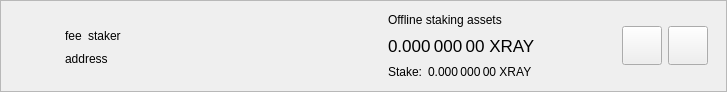
<?xml version="1.0" encoding="UTF-8"?>
<ui version="4.0">
 <class>DelegationItemWidget</class>
 <widget class="QWidget" name="DelegationItemWidget">
  <property name="geometry">
   <rect>
    <x>0</x>
    <y>0</y>
    <width>727</width>
    <height>92</height>
   </rect>
  </property>
  <property name="sizePolicy">
   <sizepolicy hsizetype="Preferred" vsizetype="Maximum">
    <horstretch>0</horstretch>
    <verstretch>0</verstretch>
   </sizepolicy>
  </property>
  <property name="windowTitle">
   <string>Form</string>
  </property>
  <layout class="QVBoxLayout" name="verticalLayout_2">
   <property name="spacing">
    <number>0</number>
   </property>
   <property name="leftMargin">
    <number>0</number>
   </property>
   <property name="topMargin">
    <number>0</number>
   </property>
   <property name="rightMargin">
    <number>0</number>
   </property>
   <property name="bottomMargin">
    <number>0</number>
   </property>
   <item>
    <widget class="QFrame" name="delegationItemFrame">
     <property name="frameShape">
      <enum>QFrame::StyledPanel</enum>
     </property>
     <property name="frameShadow">
      <enum>QFrame::Raised</enum>
     </property>
     <layout class="QHBoxLayout" name="horizontalLayout">
      <property name="topMargin">
       <number>0</number>
      </property>
      <property name="bottomMargin">
       <number>0</number>
      </property>
      <item>
       <widget class="QLabel" name="delegationLogo">
        <property name="sizePolicy">
         <sizepolicy hsizetype="Fixed" vsizetype="Fixed">
          <horstretch>0</horstretch>
          <verstretch>0</verstretch>
         </sizepolicy>
        </property>
        <property name="minimumSize">
         <size>
          <width>40</width>
          <height>40</height>
         </size>
        </property>
        <property name="alignment">
         <set>Qt::AlignCenter</set>
        </property>
       </widget>
      </item>
      <item>
       <widget class="QStackedWidget" name="stackedWidget">
        <property name="currentIndex">
         <number>0</number>
        </property>
        <widget class="QWidget" name="page">
         <layout class="QHBoxLayout" name="horizontalLayout_4">
          <item>
           <layout class="QHBoxLayout" name="horizontalLayout_3">
            <item>
             <layout class="QVBoxLayout" name="verticalLayout">
              <property name="rightMargin">
               <number>15</number>
              </property>
              <item>
               <spacer name="verticalSpacer_2">
                <property name="orientation">
                 <enum>Qt::Vertical</enum>
                </property>
                <property name="sizeHint" stdset="0">
                 <size>
                  <width>20</width>
                  <height>0</height>
                 </size>
                </property>
               </spacer>
              </item>
              <item alignment="Qt::AlignLeft">
               <widget class="QWidget" name="widgetDelegation" native="true">
                <property name="minimumSize">
                 <size>
                  <width>280</width>
                  <height>0</height>
                 </size>
                </property>
                <layout class="QHBoxLayout" name="horizontalLayout_2" stretch="0,0,1">
                 <property name="leftMargin">
                  <number>0</number>
                 </property>
                 <property name="topMargin">
                  <number>0</number>
                 </property>
                 <property name="rightMargin">
                  <number>0</number>
                 </property>
                 <property name="bottomMargin">
                  <number>0</number>
                 </property>
                 <item alignment="Qt::AlignLeft">
                  <widget class="QLabel" name="labelFee">
                   <property name="text">
                    <string>fee</string>
                   </property>
                   <property name="textInteractionFlags">
                    <set>Qt::LinksAccessibleByMouse|Qt::TextSelectableByMouse</set>
                   </property>
                  </widget>
                 </item>
                 <item alignment="Qt::AlignLeft">
                  <widget class="QLabel" name="labelStaker">
                   <property name="text">
                    <string>staker</string>
                   </property>
                   <property name="textInteractionFlags">
                    <set>Qt::LinksAccessibleByMouse|Qt::TextSelectableByMouse</set>
                   </property>
                  </widget>
                 </item>
                 <item>
                  <spacer name="horizontalSpacer">
                   <property name="orientation">
                    <enum>Qt::Horizontal</enum>
                   </property>
                   <property name="sizeType">
                    <enum>QSizePolicy::Minimum</enum>
                   </property>
                   <property name="sizeHint" stdset="0">
                    <size>
                     <width>0</width>
                     <height>20</height>
                    </size>
                   </property>
                  </spacer>
                 </item>
                </layout>
               </widget>
              </item>
              <item alignment="Qt::AlignLeft">
               <widget class="QLabel" name="labelAddress">
                <property name="text">
                 <string>address</string>
                </property>
                <property name="textInteractionFlags">
                 <set>Qt::LinksAccessibleByMouse|Qt::TextSelectableByMouse</set>
                </property>
               </widget>
              </item>
              <item>
               <spacer name="verticalSpacer">
                <property name="orientation">
                 <enum>Qt::Vertical</enum>
                </property>
                <property name="sizeHint" stdset="0">
                 <size>
                  <width>20</width>
                  <height>0</height>
                 </size>
                </property>
               </spacer>
              </item>
             </layout>
            </item>
            <item>
             <widget class="QWidget" name="vLineAssets" native="true">
              <property name="minimumSize">
               <size>
                <width>1</width>
                <height>0</height>
               </size>
              </property>
             </widget>
            </item>
            <item>
             <widget class="QWidget" name="widgetStakingAssets" native="true">
              <property name="sizePolicy">
               <sizepolicy hsizetype="Minimum" vsizetype="Preferred">
                <horstretch>0</horstretch>
                <verstretch>0</verstretch>
               </sizepolicy>
              </property>
              <layout class="QVBoxLayout" name="verticalLayout_3">
               <property name="leftMargin">
                <number>15</number>
               </property>
               <property name="topMargin">
                <number>0</number>
               </property>
               <property name="rightMargin">
                <number>15</number>
               </property>
               <property name="bottomMargin">
                <number>0</number>
               </property>
               <item>
                <widget class="QLabel" name="labelAssetsText">
                 <property name="text">
                  <string>Offline staking assets</string>
                 </property>
                 <property name="alignment">
                  <set>Qt::AlignLeading|Qt::AlignLeft|Qt::AlignVCenter</set>
                 </property>
                </widget>
               </item>
               <item>
                <widget class="QLabel" name="labelAssets">
                 <property name="font">
                  <font>
                   <pointsize>13</pointsize>
                  </font>
                 </property>
                 <property name="cursor">
                  <cursorShape>IBeamCursor</cursorShape>
                 </property>
                 <property name="toolTip">
                  <string>Your current spendable balance</string>
                 </property>
                 <property name="text">
                  <string notr="true">0.000 000 00 XRAY</string>
                 </property>
                 <property name="alignment">
                  <set>Qt::AlignLeading|Qt::AlignLeft|Qt::AlignVCenter</set>
                 </property>
                 <property name="textInteractionFlags">
                  <set>Qt::LinksAccessibleByMouse|Qt::TextSelectableByMouse</set>
                 </property>
                </widget>
               </item>
               <item>
                <layout class="QHBoxLayout" name="horizontalLayout_6">
                 <property name="spacing">
                  <number>6</number>
                 </property>
                 <item>
                  <widget class="QLabel" name="labelStakeText">
                   <property name="sizePolicy">
                    <sizepolicy hsizetype="Maximum" vsizetype="Preferred">
                     <horstretch>0</horstretch>
                     <verstretch>0</verstretch>
                    </sizepolicy>
                   </property>
                   <property name="text">
                    <string>Stake:</string>
                   </property>
                   <property name="alignment">
                    <set>Qt::AlignLeading|Qt::AlignLeft|Qt::AlignVCenter</set>
                   </property>
                  </widget>
                 </item>
                 <item>
                  <widget class="QLabel" name="labelStake">
                   <property name="text">
                    <string>0.000 000 00 XRAY</string>
                   </property>
                   <property name="alignment">
                    <set>Qt::AlignLeading|Qt::AlignLeft|Qt::AlignVCenter</set>
                   </property>
                   <property name="textInteractionFlags">
                    <set>Qt::LinksAccessibleByMouse|Qt::TextSelectableByMouse</set>
                   </property>
                  </widget>
                 </item>
                 <item>
                  <spacer name="horizontalSpacer_4">
                   <property name="orientation">
                    <enum>Qt::Horizontal</enum>
                   </property>
                   <property name="sizeType">
                    <enum>QSizePolicy::Minimum</enum>
                   </property>
                   <property name="sizeHint" stdset="0">
                    <size>
                     <width>0</width>
                     <height>0</height>
                    </size>
                   </property>
                  </spacer>
                 </item>
                </layout>
               </item>
              </layout>
             </widget>
            </item>
            <item>
             <spacer name="horizontalSpacer_2">
              <property name="orientation">
               <enum>Qt::Horizontal</enum>
              </property>
              <property name="sizeHint" stdset="0">
               <size>
                <width>193</width>
                <height>20</height>
               </size>
              </property>
             </spacer>
            </item>
            <item>
             <widget class="QToolButton" name="buttonSplit">
              <property name="text">
               <string/>
              </property>
              <property name="iconSize">
               <size>
                <width>32</width>
                <height>32</height>
               </size>
              </property>
             </widget>
            </item>
            <item>
             <widget class="QToolButton" name="buttonRemove">
              <property name="text">
               <string/>
              </property>
              <property name="iconSize">
               <size>
                <width>32</width>
                <height>32</height>
               </size>
              </property>
             </widget>
            </item>
           </layout>
          </item>
         </layout>
        </widget>
        <widget class="QWidget" name="page_2">
         <layout class="QHBoxLayout" name="horizontalLayout_5">
          <item>
           <widget class="QLabel" name="labelNewDelegation">
            <property name="text">
             <string>Add new delegations</string>
            </property>
           </widget>
          </item>
          <item>
           <spacer name="horizontalSpacer_3">
            <property name="orientation">
             <enum>Qt::Horizontal</enum>
            </property>
            <property name="sizeHint" stdset="0">
             <size>
              <width>408</width>
              <height>20</height>
             </size>
            </property>
           </spacer>
          </item>
          <item>
           <widget class="QToolButton" name="buttonRestore">
            <property name="text">
             <string/>
            </property>
            <property name="iconSize">
             <size>
              <width>32</width>
              <height>32</height>
             </size>
            </property>
           </widget>
          </item>
          <item>
           <widget class="QToolButton" name="buttonAdd">
            <property name="text">
             <string/>
            </property>
            <property name="iconSize">
             <size>
              <width>32</width>
              <height>32</height>
             </size>
            </property>
           </widget>
          </item>
         </layout>
        </widget>
       </widget>
      </item>
     </layout>
    </widget>
   </item>
  </layout>
 </widget>
 <resources/>
 <connections/>
</ui>
